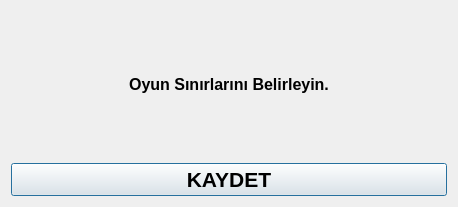
<?xml version="1.0" encoding="UTF-8"?>
<ui version="4.0">
 <class>BoundSelector</class>
 <widget class="QDialog" name="BoundSelector">
  <property name="geometry">
   <rect>
    <x>0</x>
    <y>0</y>
    <width>458</width>
    <height>207</height>
   </rect>
  </property>
  <property name="minimumSize">
   <size>
    <width>0</width>
    <height>0</height>
   </size>
  </property>
  <property name="windowTitle">
   <string>Dialog</string>
  </property>
  <property name="windowOpacity">
   <double>5.000000000000000</double>
  </property>
  <layout class="QVBoxLayout" name="verticalLayout">
   <item>
    <widget class="QLabel" name="label">
     <property name="font">
      <font>
       <pointsize>12</pointsize>
       <weight>75</weight>
       <bold>true</bold>
      </font>
     </property>
     <property name="text">
      <string>Oyun Sınırlarını Belirleyin.</string>
     </property>
     <property name="alignment">
      <set>Qt::AlignCenter</set>
     </property>
    </widget>
   </item>
   <item>
    <widget class="QPushButton" name="btnSetBounds">
     <property name="font">
      <font>
       <pointsize>16</pointsize>
       <weight>75</weight>
       <bold>true</bold>
      </font>
     </property>
     <property name="text">
      <string>KAYDET</string>
     </property>
     <property name="default">
      <bool>true</bool>
     </property>
     <property name="flat">
      <bool>false</bool>
     </property>
    </widget>
   </item>
  </layout>
 </widget>
 <resources/>
 <connections/>
</ui>
